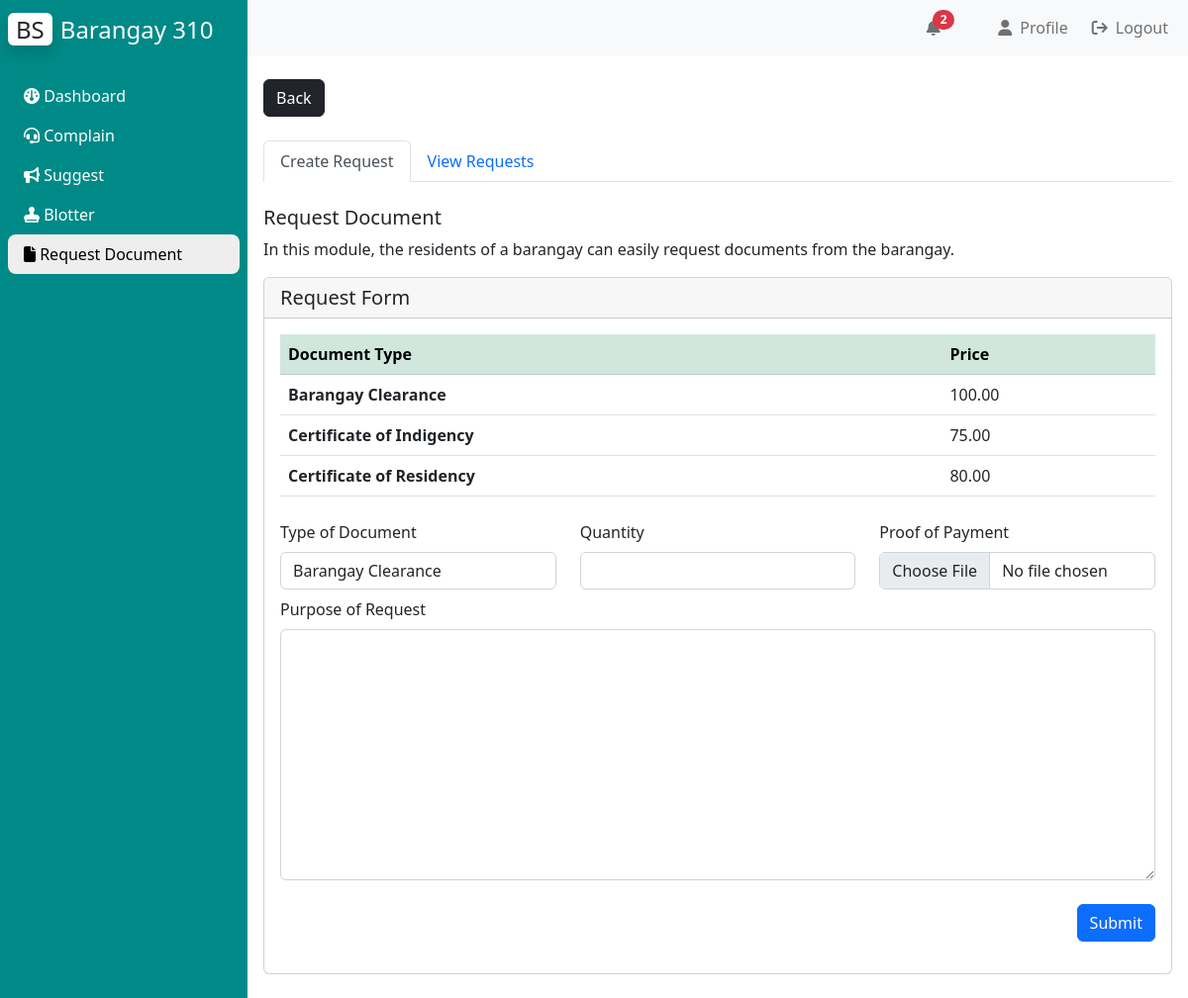
The page /Residents/request_document/request_document.php (signed in) on the database its author committed.
### tables this page shows
CREATE TABLE `bgy_info` (
  `id` int(10) NOT NULL AUTO_INCREMENT,
  `color_theme` varchar(10) NOT NULL,
  `logo_url` text NOT NULL,
  `bgy_name` text NOT NULL,
  `vision` text DEFAULT NULL,
  `mission` text DEFAULT NULL,
  `city` varchar(50) DEFAULT NULL,
  `background_url` varchar(100) DEFAULT NULL,
  PRIMARY KEY (`id`)
);

CREATE TABLE `document_type` (
  `id` int(11) NOT NULL AUTO_INCREMENT,
  `document_type` varchar(50) NOT NULL,
  `price` varchar(100) NOT NULL,
  `availability` varchar(15) DEFAULT NULL,
  PRIMARY KEY (`id`)
);

### phpfiles/bgy_info.php (called while the page is built)
<?php
    include("connection.php");
    $query = "SELECT * FROM bgy_info;";
    $result = $conn -> query($query);
    $row = $result -> fetch_array();
?>

### Residents/request_document/request_document.php (the view, shortened to what this page needs)
<?php
include('../../phpfiles/connection.php');
?>
<!DOCTYPE html>
<html lang="en" dir="ltr">
<head>
    <link rel="stylesheet" href="style.css">
    <link href="https://cdn.jsdelivr.net/npm/bootstrap@5.2.0/dist/css/bootstrap.min.css" rel="stylesheet">
    <link rel="stylesheet" href="https://cdnjs.cloudflare.com/ajax/libs/font-awesome/6.1.2/css/all.min.css"/>
</head>
<body>
    <div class="main_container d-flex">
        <div class="sidebar" id="side_nav" style="background: <?php
        include("../../phpfiles/bgy_info.php");
        echo $row[1];
        ?>">
            <div class="header-box px-2 pt-3 pb-4 d-flex justify-content-between">
                <h1 class=fs-4><span class="bg-white text-dark rounded shadow px-2 me-2">BS</span><span class="text-white">Barangay <?php
                                                                                                                            include("../../phpfiles/bgy_info.php");
                                                                                                                            echo $row[3];
                                                                                                                            ?></span></h1>
            </div>
            <ul class="list-unstyled px-2">
            <li class=""><a href="../dashboard/dashboard.php" class="text-decoration-none px-3 py-2 d-block"><i class="fa-solid fa-gauge"></i>&nbsp;Dashboard</a></li>
            <li class=""><a href="../file_case/file_complaint.php" class="text-decoration-none px-3 py-2 d-block d-flex justify-content-between"><span><i class="fa-solid fa-headset"></i>&nbsp;Complain</span>
            <li class=""><a href="../file_case/send_suggestion/send_suggestion.php" class="text-decoration-none px-3 py-2 d-block"><i class="fa-solid fa-bullhorn"></i>&nbsp;Suggest</a></li>
            <li class=""><a href="../file_case/file_blotter/file_blotter.php" class="text-decoration-none px-3 py-2 d-block"><i class="fa-solid fa-stamp"></i>&nbsp;Blotter</a></li>
			<li class="active"><a href="#" class="text-decoration-none px-3 py-2 d-block"><i class="fa-solid fa-file"></i>&nbsp;Request Document</a></li>
            </ul>
        </div>
        <div class="content">
            <?php include("../../phpfiles/user_nav.php")?>
            <div class="dashboard-content px-3 py-4">
                <a href="../dashboard/dashboard.php"><button type="button" class="btn btn-dark">Back</button></a>
                <br>
                <br>
                <ul class="nav nav-tabs">
                    <li class="nav-item">
                        <a class="nav-link active" aria-current="page" href="#">Create Request</a>
                    </li>
                    <li class="nav-item">
                        <a class="nav-link" href="view_requests.php">View Requests</a>
                    </li>
                </ul>
                <br>
                <h2 class="text fs-5">Request Document</h2>
                <p>In this module, the residents of a barangay can easily request documents from the barangay.</p>
                <div class="card mt-2">
                    <h5 class="card-header">Request Form</h5>
                    <div class="card-body">
                        <table class="table">
                            <thead class="table-success">
                                <tr>
                                <th scope="col">Document Type</th>
                                <th scope="col">Price</th>
                                </tr>
                            </thead>
                            <tbody>
                                <?php
                                $query = "SELECT * FROM document_type WHERE availability = 'yes';";
                                $result = $conn -> query($query);
                                while($row = $result->fetch_assoc()){?>
                                <tr>
                                <th scope="row"><?php echo $row['document_type']; ?></th>
                                <td><?php echo $row['price']; ?></td>
                                </tr>
                                <?php } ?>
                            </tbody>
                        </table>
                        <form class="g-3" action="submit_request.php" method="post" enctype="multipart/form-data">
                            <div class="row">
                                <div class="col-md pt-2">
                                    <label class="pb-2" for="doc_type">Type of Document</label>
                                    <select class="form-control" id="doc_type" name="doc_type">
                                        <?php
                                        $query = "SELECT * FROM document_type WHERE availability = 'yes';";
                                        $result = $conn -> query($query);
                                        while($row = $result->fetch_assoc()){?>
                                        <option value="<?php echo $row['id']; ?>"><?php echo $row['document_type']; ?></option>
                                        <?php } ?>
                                    </select>
                                </div>
                                <div class="col-md pt-2">
                                    <label class="pb-2" for="quantity">Quantity</label>
                                    <input class="form-control" type="number" id="quantity" name="quantity" required></td>
                                </div>
                                <div class="col-md pt-2">
                                    <label class="pb-2" for="proof">Proof of Payment</label>
                                    <input class="form-control" type="file" id="proof" name="proof" required></td>
                                </div>
                            </div>
                            <div class="row">
                                <div class="col pt-2">
                                <label class="pb-2" for="purpose">Purpose of Request</label>
                                    <textarea class="form-control" id= "purpose" name= "purpose" rows="10" required></textarea>
                                </div>
                            </div>
                            <div class="row mt-4 d-flex flex-row-reverse">
                                <div class="col-auto">
                                    <button type="submit" class="btn btn-primary mb-3" name="submit_request" value="Submit">Submit</button>
                                </div>
                            </div>
                        </form>
                    </div>
                </div>
            </div>
        </div>
    </div>
</body>
</html>

### Residents/request_document/style.css (style rules this page uses)
body { background: #eee; }
#side_nav { background: #000; min-width: 250px; max-width: 250px; transition: all 0.3s; }
.content { min-height: 100vh; width: calc(100% - 250px); }
.sidebar li.active { background: #eee; border-radius: 8px; }
.sidebar li.active a, .sidebar li.active a:hover { color: #000; }
.sidebar li a { color: #fff; }

### rows shown on the page
bgy_info: bgy_name "310"
document_type: document_type "Barangay Clearance", price "100.00"
document_type: document_type "Certificate of Indigency", price "75.00"
document_type: document_type "Certificate of Residency", price "80.00"

### other values the page prints
$count "2"
form field doc_type "Barangay Clearance"
